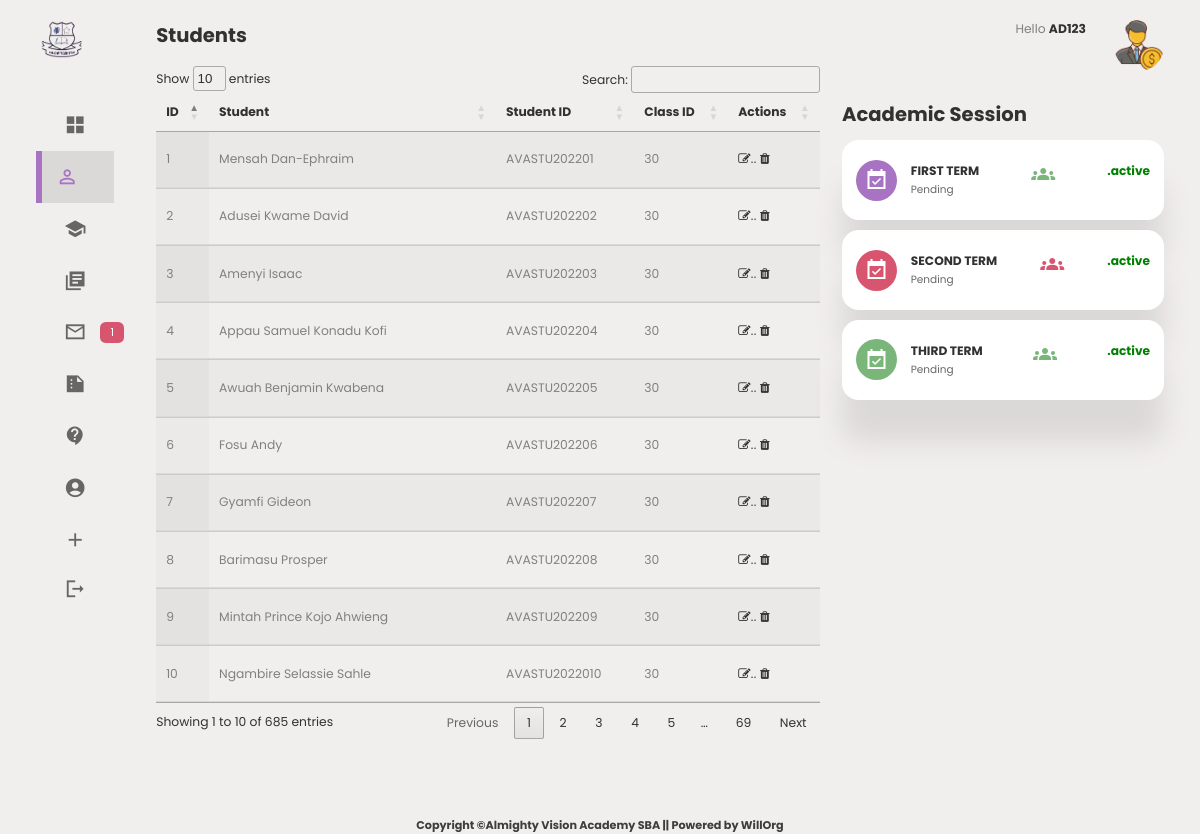
Page /viewStudent.php (signed in) on the committed database.
### tables this page shows
CREATE TABLE `students` (
  `stu_id` int(11) NOT NULL AUTO_INCREMENT,
  `stu_index` varchar(200) NOT NULL,
  `regdate` varchar(10) NOT NULL,
  `class` varchar(10) NOT NULL,
  `status` varchar(20) NOT NULL,
  `type` varchar(50) NOT NULL,
  `image` varchar(200) NOT NULL,
  `name` varchar(200) NOT NULL,
  `dob` varchar(10) NOT NULL,
  `lsa` varchar(200) NOT NULL,
  `rfls` varchar(200) NOT NULL,
  `email` varchar(200) NOT NULL,
  `age` varchar(10) NOT NULL,
  `pob` varchar(200) NOT NULL,
  `gender` varchar(10) NOT NULL,
  `stage` varchar(50) NOT NULL,
  `rel` varchar(200) NOT NULL,
  `atel` varchar(15) NOT NULL,
  `gname` varchar(255) NOT NULL,
  `aaddress` varchar(255) NOT NULL,
  `bus` varchar(6) NOT NULL,
  `fname` varchar(200) NOT NULL,
  `floc` varchar(200) NOT NULL,
  `frc` varchar(200) NOT NULL,
  `mname` varchar(200) NOT NULL,
  `mloc` varchar(200) NOT NULL,
  `mrc` varchar(200) NOT NULL,
  `ftel` varchar(15) NOT NULL,
  `fo` varchar(200) NOT NULL,
  `fda` varchar(20) NOT NULL,
  `mtel` varchar(15) NOT NULL,
  `mo` varchar(200) NOT NULL,
  `mda` varchar(20) NOT NULL,
  `staff` int(11) NOT NULL,
  PRIMARY KEY (`stu_id`),
  UNIQUE KEY `stu_index` (`stu_index`)
);

CREATE TABLE `class` (
  `class_id` int(11) NOT NULL AUTO_INCREMENT,
  `classroom` varchar(25) NOT NULL,
  `code` varchar(10) NOT NULL,
  `depart` varchar(200) NOT NULL,
  `cstatus` varchar(50) NOT NULL,
  `fm` int(11) NOT NULL,
  `staffid` int(11) NOT NULL,
  PRIMARY KEY (`class_id`),
  UNIQUE KEY `code` (`code`)
);

### session.php (called while the page is built, shortened)
<?php
if (isset($_SESSION['staffId']))
{
    $staffId = $_SESSION['staffId'];
}
?>

### viewStudent.php (the view, shortened to what this page needs)
<?php
    include('session.php');
  ?>
<!DOCTYPE html>
<html lang="en">
<head>
  <link rel="stylesheet" href="style.css">
    <link rel="stylesheet" href="https://cdn.jsdelivr.net/npm/font-awesome@4.7.0/css/font-awesome.min.css">
  <link rel="stylesheet" href="https://cdn.jsdelivr.net/gh/lykmapipo/themify-icons@0.1.2/css/themify-icons.css">
  <link rel="stylesheet" href="https://cdn.jsdelivr.net/npm/pixeden-stroke-7-icon@1.2.3/pe-icon-7-stroke/dist/pe-icon-7-stroke.min.css">
  <link rel="stylesheet" href="https://cdnjs.cloudflare.com/ajax/libs/flag-icon-css/3.2.0/css/flag-icon.min.css">
  <link rel="stylesheet" href="https://cdn.datatables.net/1.13.5/css/jquery.dataTables.min.css">
</head>
<body>
<div class="container">
        <aside>
            <div class="top">
                <div class="logo">
                    <img src="./images/logo.png" style="background-image: none; background-size: cover; object-fit: cover;" width="50" alt="">
                </div>
            </div>
            <div class="sidebar">
                <a href="dashboard.php">
                    <span class="material-icons-sharp">grid_view</span>
                </a>
                <a href="viewStudent.php" class="active">
                    <span class="material-icons-sharp">person_outline</span>
                </a>
                <a href="viewGrades.php">
                    <span class="material-icons-sharp">school</span>
                </a>
                <a href="viewSubjects.php"  >
                    <span class="material-icons-sharp">library_books</span>
                </a>
                <a href="#">
                    <span class="material-icons-sharp">mail_outline</span>
                    <span class="message-count">1</span>
                </a>
                <a href="results.php">
                    <span class="material-icons-sharp">summarize</span>
                </a>
                <a href="#">
                    <span class="material-icons-sharp">contact_support</span>
                </a>
                <a href="#">
                    <span class="material-icons-sharp">account_circle</span>
                </a>
                <a href="#">
                    <span class="material-icons-sharp">add</span>
                </a>
                <a href="#">
                    <span class="material-icons-sharp">logout</span>
                </a>
            </div>
        </aside>
<main>
<div class="" style="margin-bottom:3vh;">
                <h2> Students</h2>
                <div class="card-body" style="margin-top: 2vh;" >
                <table  id="example" class="display" style="width:100%" >
        <thead>
            <tr>
                <th> ID</th>
                <th>Student</th>
                <th>Student ID</th>
                <th>Class ID</th>
                <th>Actions</th>
            </tr>
        </thead>
        <tbody>
            <?php
           $query = "SELECT  stu_id, name, stu_index,
           class_id
   FROM students
   INNER JOIN class ON students.class= class.class_id
  ";
$result = mysqli_query($con, $query);
if ($result) {
while ($row = mysqli_fetch_assoc($result)) {
  ?>
    <td><?php echo $row['stu_id']; ?></td>
    <td><?php echo $row['name']; ?></td>
    <td><?php echo $row['stu_index']; ?></td>
    <td><?php echo $row['class_id']; ?></td>
    <td>
            <a href="editStudent.php?editStudentId=<?php echo $row['stu_index']; ?>" title="Edit Details"><i class="fa fa-edit fa-1x">..</i></a>
    <a onclick="return confirm('Are you sure you want to delete?')" href="deleteStudent.php?id=<?php echo $row['stu_index']; ?>" title="Delete Student Details"><i class="fa fa-trash fa-1x"></i></a>
        </td>
        <?php
}
            } else {
                echo "Error: " . mysqli_error($con);
            }
            ?>
        </tbody>
    </table>
        </main>
        <div class="right">
            <div class="top">
                <div class="profile">
                    <div class="info">
                        <p>Hello <b> <?php echo $staffId ?></b></p>
                    </div>
                    <div class="profile-photo1">
                        <img style="border-radius: 50rem; object-fit: cover; background-size: cover;"  src="./images/instruction-11.png" width="50">
                    </div>
                </div>
            </div>
            <div class="sales-analytics">
                <h2>Academic Session</h2>
                <div class="item online">
                    <div class="icon">
                        <span class="material-icons-sharp">event_available</span>
                    </div>
                    <div class="right">
                        <div class="info">
                            <h3>FIRST TERM</h3>
                            <small class="text-muted">Pending</small>
                        </div>
                        <h5 class="success">                <span class="material-icons-sharp">groups</span>
</h5>
                        <h3 style="color: green;">.active</h3>
                    </div>
                </div>
                <div class="item offline">
                    <div class="icon">
                        <span class="material-icons-sharp">event_available</span>
                    </div>
                    <div class="right">
                        <div class="info">
                            <h3>SECOND TERM</h3>
                            <small class="text-muted">Pending</small>
                        </div>
                        <h5 class="danger">                <span class="material-icons-sharp">groups</span>
</h5>
                        <h3 style="color: green;">.active</h3>
                    </div>
                </div>
                <div class="item customers">
                    <div class="icon">
                        <span class="material-icons-sharp">event_available</span>
                    </div>
                    <div class="right">
                        <div class="info">
                            <h3>THIRD TERM</h3>
                            <small class="text-muted">Pending</small>
                        </div>
                        <h5 class="success">                <span class="material-icons-sharp">groups</span>
</h5>
                        <h3 style="color:  green;">.active</h3>
                    </div>
                </div>
            </div>
            </div>
        </div>
<div class="nav" style="margin-top: 2vh;">
    <h4>Copyright &copy;Almighty Vision Academy SBA || Powered by WillOrg</h4> <br>
</div>
</body>
</html>

### style.css (style rules this page uses)
:root { --color-primary: rgb(167, 115, 194); --color-danger: rgb(216, 85, 111); --color-success: rgb(122, 182, 122); --color-warning: rgb(207, 207, 125); --color-white: white; --color-info-dark: grey; --color-info-light: rgb(231, 224, 224); --color-dark: rgb(49, 49, 49); --color-info-dark: rgb(102, 102, 102); --color-light: rgb(219, 216, 216); --color-primary-variant: rgb(13, 13, 77); --color-dark-variant: grey; --color-background: rgba(240, 236, 236, 0.877); --color-border-radius: 2rem; --border-radius-1: 0.4rem; --border-radius-2: 0.8rem; --borer-radius-3: 1.2rem; --card-border-radius: 3em; --card-padding: 1rem; --padding: 2.2rem; --box-shadow: 0 3rem 2rem var(--color-light); }
* { margin:0; padding: 0; outline:0; appearance: none; border: 0; text-decoration: none; list-style: none; box-sizing:border-box; }
html { font-size: 14px; }
body { width: 100vw; height: 100vh; font-family: poppins, sans-serif; font-size: 0.88rem; background: var( --color-background); user-select: none; overflow-x: hidden ; color: var(--color-dark); }
.container { display: grid; width: 90%; margin: 0 auto; gap: 1.8em; grid-template-columns: 14rem auto 23rem; }
a { color: var(--color-dark) }
img { display: block; }
h2 { font-size: 1.4rem; }
h3 { font-size: 0.87rem; }
h4 { font-size: 0.8rem; }
h5 { font-size: 0.77rem; }
small { font-size: 0.75rem; }
.text-muted { color: var( --color-info-dark); }
p { color:var(--color-dark-variant); }
b { color: var(--color-dark); }
.danger { color: var(--color-danger); }
.success { color: var(--color-success); }
aside { height: 100vh; }
aside .top { display: flex; align-items: center; justify-content: space-between; margin-top: 1.4rem; }
aside .logo { display:flex; gap: 0.8rem; }
aside .sidebar { display: flex; flex-direction: column; height: 86vh; position: relative; top: 3rem; }
aside .sidebar a { display: flex; color: var(--color-info-dark); margin-left: 2rem; gap: 1rem; align-items: center; position: relative; height: 3.7rem; transition: all 300ms ease; }
aside .sidebar a span { font-size: 1.6rem; transition: all 300ms ease; }
aside .sidebar a:last-child { position: absolute; bottom: 2rem; width: 100%; }
aside .sidebar a.active { background: var(--color-light); color: var(--color-primary); margin-left: 0; }
aside .sidebar a.active:before { content: ''; width: 6px; height: 100%; background: var(--color-primary); }
aside .sidebar a.active span { color: var(--color-primary); margin-left: calc(1rem -3px) }
aside .sidebar .message-count { background: var(--color-danger); color: var(--color-white); padding: 2px 10px; font-size: 11px; border-radius: var(--border-radius-1); }
.nav { display: flex; align-items: center; justify-content: center; text-align: center; color: rgb(61, 61, 61); }
main { margin-top:1.4rem; }
main table tbody td { height: 2.8rem; border-bottom: 1px solid var(--color-light); color: var(--color-dark-variant); }
.right { margin-top:1.4rem; }
.right .top { display:flex; justify-content: end; gap: 2rem; }
.right .top .profile { display: flex; gap: 2rem; text-align: right; }
.right .sales-analytics { margin-top: 2rem; }
.right .sales-analytics h2 { margin-bottom: 0.8rem; }
.right .sales-analytics .item { background: var(--color-white); display:flex; align-items: center; gap: 1rem; margin-bottom: 0.7rem; padding:1.4rem var(--card-padding); border-radius: var(--borer-radius-3); box-shadow: var(--box-shadow); transition: all 300ms ease; }
.right .sales-analytics .item .right { display: flex; justify-content: space-between; align-items: start; margin:0; width: 100%; }
.right .sales-analytics .item .icon { padding: 0.6rem; color: var(--color-white); border-radius: 50%; background: var(--color-primary); display: flex; }
.right .sales-analytics .item.offline .icon { background: var(--color-danger); }
.right .sales-analytics .item.customers .icon { background: var(--color-success); }
@media screen and (max-width:1200px) { .container { width: 94%; grid-template-columns: 7rem auto 23rem; } }
@media screen and (max-width:1200px) { aside .sidebar a { width: 5.6rem; } }
@media screen and (max-width:1200px) { aside .sidebar a:last-child { position: relative; margin-top: 1.8rem; } }

### rows in the picture
students: stu_id "1", name "Mensah Dan-Ephraim", stu_index "AVASTU202201", class.class_id "30"
students: stu_id "2", name "Adusei Kwame David", stu_index "AVASTU202202", class.class_id "30"
students: stu_id "3", name "Amenyi Isaac", stu_index "AVASTU202203", class.class_id "30"
students: stu_id "4", name "Appau Samuel Konadu Kofi", stu_index "AVASTU202204", class.class_id "30"
students: stu_id "5", name "Awuah Benjamin Kwabena", stu_index "AVASTU202205", class.class_id "30"
students: stu_id "6", name "Fosu Andy", stu_index "AVASTU202206", class.class_id "30"
students: stu_id "7", name "Gyamfi Gideon", stu_index "AVASTU202207", class.class_id "30"
students: stu_id "8", name "Barimasu Prosper", stu_index "AVASTU202208", class.class_id "30"
students: stu_id "9", name "Mintah Prince Kojo Ahwieng", stu_index "AVASTU202209", class.class_id "30"
students: stu_id "10", name "Ngambire Selassie Sahle", stu_index "AVASTU2022010", class.class_id "30"

### other values in the picture
$staffId "AD123"
